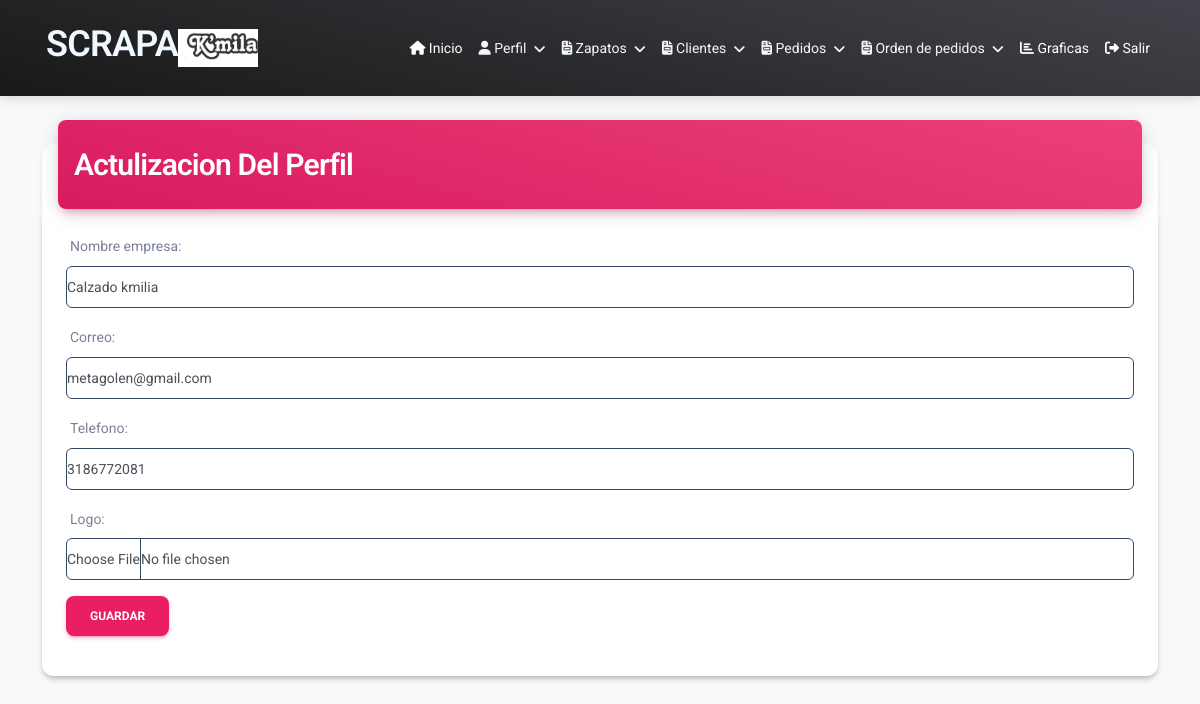
The app's page /profile/ (signed in) with its own data.
### usuairo/models.py (models this page shows, shortened)
class UserProfile(models.Model):
    user = models.OneToOneField(User, on_delete=models.CASCADE)
    logo = models.ImageField(upload_to='images/', blank=True, null=True)
    telefono = models.CharField(max_length=20, blank=True)
    correo = models.EmailField(blank=True)
    nombre_empresa = models.CharField(max_length=100,default='nombre')

### usuairo/views.py (the view)
# urls.py: path('profile/', views.profile, name='profile'),
@login_required
def profile(request):
    user_profile, created = UserProfile.objects.get_or_create(user=request.user)
    if request.method == 'POST':
        form = Userprofileform(request.POST, request.FILES, instance=user_profile)
        if form.is_valid():
            form.save()
            return redirect('profile')  # Redirige a la misma vista después de guardar
    else:
        form = Userprofileform(instance=user_profile)
    return render(request, 'profile_user.html', {'form': form})

### usuairo/forms.py
class Userprofileform(forms.ModelForm):
    class Meta:
        model=UserProfile
        fields=['nombre_empresa','correo','telefono','logo',]
        widgets ={
            'nombre_empresa':forms.TextInput(attrs={'class':'form-control  border border-dark'}),
            'correo':forms.EmailInput(attrs={'class':'form-control  border border-dark'}),
            'telefono':forms.NumberInput(attrs={'class':'form-control  border border-dark'}),
            'logo':forms.FileInput(attrs={'class':'form-control  border border-dark'}),
            }

### usuairo/templates/profile_user.html (shortened to what this page needs)
{% extends 'index.html' %}
{% block content %}
<div class="container mt-5">
    <div class="card my-4">
        <div class="card-header p-0 position-relative mt-n4 mx-3 z-index-2">
            <div class="bg-gradient-primary shadow-primary border-radius-lg pt-4 pb-3">
                <h3 class="text-white text-capitalize ps-3">actulizacion del Perfil</h3>
            </div>
        </div>
          <div class="card">
        <div class="card-body">
    <form method="post" enctype="multipart/form-data">
        {{ form.as_p }}
        <button type="submit" class="btn btn-primary">Guardar</button>
    </form>
</div>
</div>
</div>
{% endblock %}

### usuairo/templates/index.html (shortened to what this page needs)
<!DOCTYPE html>
{% load static %}
<html lang="en">
  <head>
<link href="{% static 'assets/css/nucleo-icons.css' %}" rel="stylesheet" />
<link href="{% static 'assets/css/nucleo-svg.css' %}" rel="stylesheet" />
<link id="pagestyle" href="{% static 'assets/css/material-dashboard.css' %}" rel="stylesheet" />
  </head>
  <body class="g-sidenav-show  bg-gray-100">
    <nav class="navbar navbar-expand-lg bg-gradient-dark navbar-dark fixed-start">
      <div class="container">
               <div>              <h2
                style="color: aliceblue;"  class="ms-1 font-weight-bold">SCRAPA</h2></div>
               {% if user.is_authenticated %}
               <div class="d-flex align-items-center ms-auto">
                   {% if user.userprofile.logo %}
                   <img src="{{ user.userprofile.logo.url }}" alt="Logo" class="user-logo" style="width: 80px; height: 80px; object-fit: contain; margin-right: 10px;">
                   {% endif %}
               </div>
           {% endif %}
          <div class="collapse navbar-collapse" id="navbarSupportedContent">
              <ul class="navbar-nav ms-auto">
                  {% if user.is_authenticated %}
                  <li class="nav-item">
                    <a class="nav-link active" href="/inicio">
                        <i class="fas fa-home"></i>
                        Inicio
                    </a>
                </li>
                <li class="nav-item dropdown">
                    <a class="nav-link dropdown-toggle" href="#" id="navbarDropdown"  style="color: aliceblue;" role="button" data-bs-toggle="dropdown" aria-expanded="false">
                        <i class="fas fa-user"></i>
                        Perfil
                    </a>
                </li>
                  <li class="nav-item dropdown">
                    <a class="nav-link dropdown-toggle" href="#" id="navbarDropdown"  style="color: aliceblue;" role="button" data-bs-toggle="dropdown" aria-expanded="false">
                        <i class="fas fa-file-invoice"></i>
                        Zapatos
                    </a>
                </li>
                  <li class="nav-item dropdown">
                    <a class="nav-link dropdown-toggle" href="#" id="navbarDropdown"  style="color: aliceblue;" role="button" data-bs-toggle="dropdown" aria-expanded="false">
                        <i class="fas fa-file-invoice"></i>
                        Clientes
                    </a>
                </li>
                <li class="nav-item dropdown">
                    <a class="nav-link dropdown-toggle" href="#" id="navbarDropdown"  style="color: aliceblue;" role="button" data-bs-toggle="dropdown" aria-expanded="false">
                        <i class="fas fa-file-invoice"></i>
                        Pedidos
                    </a>
                </li>
                  <li class="nav-item dropdown">
                    <a class="nav-link dropdown-toggle" href="#" id="navbarDropdown"  style="color: aliceblue;" role="button" data-bs-toggle="dropdown" aria-expanded="false">
                        <i class="fas fa-file-invoice"></i>
                        Orden de pedidos
                    </a>
                </li>
                <li class="nav-item">
                    <a class="nav-link active" href="/graficas">
                        <i class="fas fa-chart-bar"></i>
                        Graficas
                    </a>
                </li>
                  <li class="nav-item">
                      <a class="nav-link active" href="/logaut">
                          <i class="fas fa-sign-out-alt"></i>
                          Salir
                      </a>
                  </li>
                  {% endif %}
              </ul>
          </div>
      </div>
  </nav>
  </body>
 {% block content %}
    {% endblock %}
</html>

### records on screen
UserProfile: nombre_empresa "Calzado kmilia", correo "metagolen@gmail.com", telefono "3186772081"
